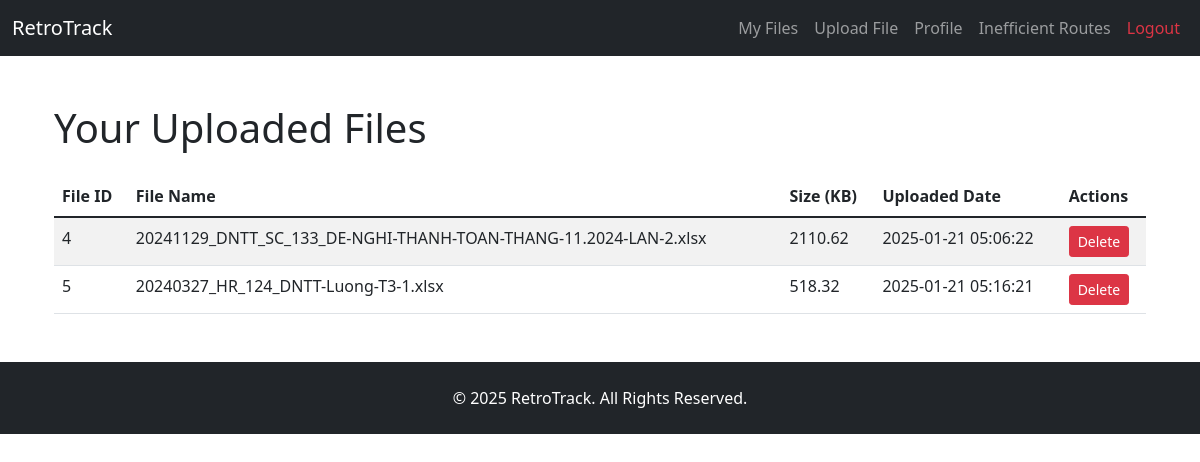
The page /files (signed in) on the database as committed earlier.
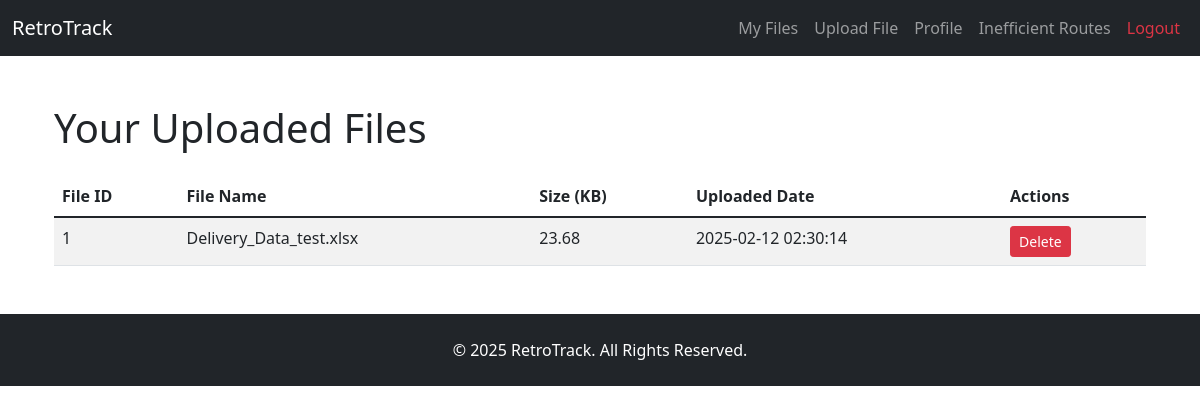
The same page on the database as committed later.
### app.py (models this page shows, shortened)
class File(db.Model):
    id = db.Column(db.Integer, primary_key=True)
    filename = db.Column(db.String(255), nullable=False)
    upload_date = db.Column(db.DateTime, nullable=False, default=datetime.utcnow)
    size = db.Column(db.Float, nullable=False)
    user_id = db.Column(db.Integer, nullable=False)  # storing owner user id
    parsed_data = db.Column(db.Text, nullable=True)

### app.py (the view)
@app.route('/files')
def files():
    if 'user_id' not in session:
        flash("Login required.", "danger")
        return redirect(url_for('login'))
    user_files = File.query.filter_by(user_id=session['user_id']).all()
    return render_template('files.html', files=user_files)

### app.py (called while the page is built)
@app.context_processor
def inject_now():
    return {"now": datetime.utcnow()}

### templates/files.html
{% extends "base.html" %}
{% block content %}
    <div class="container mt-5">
        <h1>Your Uploaded Files</h1>
        {% if files %}
            <table class="table table-striped mt-4">
                <thead>
                <tr>
                    <th>File ID</th>
                    <th>File Name</th>
                    <th>Size (KB)</th>
                    <th>Uploaded Date</th>
                    <th>Actions</th>
                </tr>
                </thead>
                <tbody>
                {% for file in files %}
                    <tr>
                        <td>{{ file.id }}</td>
                        <td>{{ file.filename }}</td>
                        <td>{{ "%.2f"|format(file.size) }}</td>
                        <td>{{ file.upload_date.strftime('%Y-%m-%d %H:%M:%S') }}</td>
                        <td>
                            <form action="{{ url_for('delete_file', file_id=file.id) }}" method="POST"
                                  style="display: inline;">
                                <button type="submit" class="btn btn-danger btn-sm">Delete</button>
                            </form>
                        </td>
                    </tr>
                {% endfor %}
                </tbody>
            </table>
        {% else %}
            <p>No files uploaded yet. <a href="{{ url_for('upload') }}">Upload one now</a>.</p>
        {% endif %}
    </div>
{% endblock %}

### templates/base.html (shortened to what this page needs)
<!DOCTYPE html>
<html lang="en">
<head>
    <link rel="stylesheet" href="https://cdn.jsdelivr.net/npm/bootstrap@5.1.3/dist/css/bootstrap.min.css">
</head>
<body>
    <nav class="navbar navbar-expand-lg navbar-dark bg-dark">
        <div class="container-fluid">
            <a class="navbar-brand" href="{{ url_for('home') }}">RetroTrack</a>
            <div class="collapse navbar-collapse" id="navbarNav">
                <ul class="navbar-nav ms-auto">
                    {% if session.get('user_id') %}
                        <li class="nav-item">
                            <a class="nav-link" href="{{ url_for('files') }}">My Files</a>
                        </li>
                        <li class="nav-item">
                            <a class="nav-link" href="{{ url_for('upload') }}">Upload File</a>
                        </li>
                        <li class="nav-item">
                            <a class="nav-link" href="{{ url_for('profile') }}">Profile</a>
                        </li>
                        <li class="nav-item">
                            <a class="nav-link" href="{{ url_for('show_inefficient') }}">Inefficient Routes</a>
                        </li>
                        <li class="nav-item">
                            <a class="nav-link text-danger" href="{{ url_for('logout') }}">Logout</a>
                        </li>
                    {% endif %}
                </ul>
            </div>
        </div>
    </nav>
    <div class="container mt-4">
        {% block content %}{% endblock %}
    </div>
    <footer class="bg-dark text-white mt-5 py-4 text-center">
        <p class="mb-0">&copy; {{ now.year }} RetroTrack. All Rights Reserved.</p>
    </footer>
</body>
</html>

Rows that differ between the two databases and show on the page:
removed File: id "4", filename "20241129_DNTT_SC_133_DE-NGHI-THANH-TOAN-THANG-11.2024-LAN-2.xlsx", size "2110.62", upload_date "2025-01-21 05:06:22"
removed File: id "5", filename "20240327_HR_124_DNTT-Luong-T3-1.xlsx", size "518.32", upload_date "2025-01-21 05:16:21"
added File: id "1", filename "Delivery_Data_test.xlsx", size "23.68", upload_date "2025-02-12 02:30:14"
